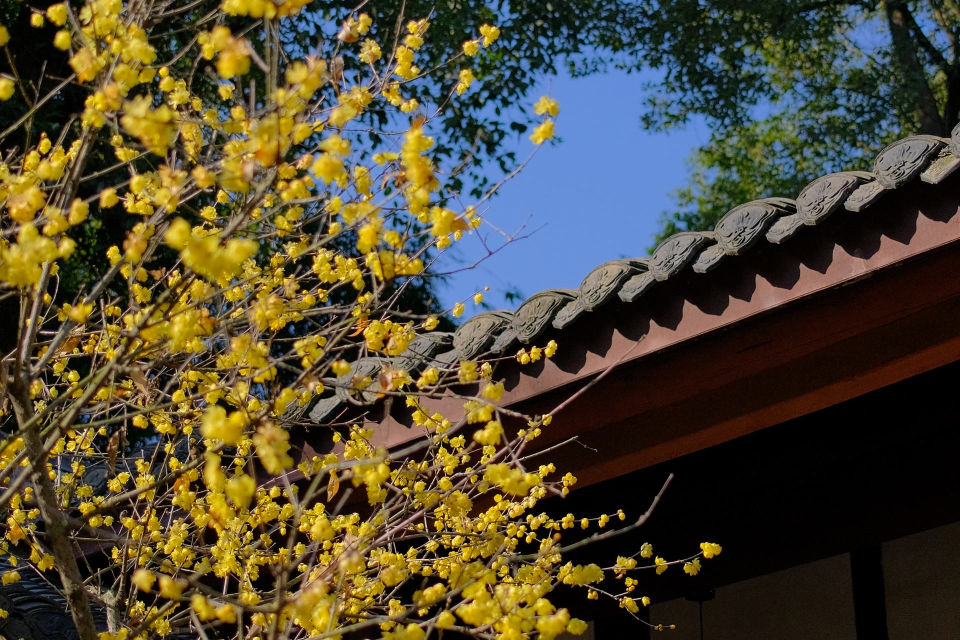
#> input picture img/desktop/2a930d7506.jpg, 1920 x 1280 px (shown at 1/2 size); its folder holds only this picture in this run
$ python process_images.py ../img/desktop out
#> lines starting #> are read from the running program, lines starting #| are printed output that depends on the picture
#!/usr/bin/env python3
"""
背景图片加工脚本（增量模式）

用法:
  python3 process_images.py <原图目录> <输出目录>

  原图目录: 存放原始高质量图片（不会被修改），建议单独目录长期保留
  输出目录: 加工后的成品（manifest.json + desktop/tablet/mobile/）

加工路径:
  原图 → 统一转RGB → 去EXIF+修正方向 → 限制分辨率 → WebP+JPG → 三档尺寸 → 输出清单

增量模式:
  - 输出目录已有 manifest.json 时，读取并合并，保留历史图片
  - 用原图内容的 MD5 作为文件名，相同图片不会重复加工
  - 新图追加到 manifest 末尾，旧图保持原有顺序
  - 孤立记录（文件已删但 manifest 还有）自动清理

输出标准:
  desktop:  长边 ≤ 1920px, WebP quality=75 / JPG quality=82
  tablet:   长边 ≤ 960px,  WebP quality=75 / JPG quality=82
  mobile:   长边 ≤ 480px,  WebP quality=75 / JPG quality=82

输出结构:
  输出目录/
  ├── desktop/    # 桌面端图
  ├── tablet/     # 平板端图
  ├── mobile/     # 手机端图
  └── manifest.json

工作流:
  1. 手机/相机拍的照片 → 丢进原图目录
  2. python3 process_images.py 原图目录 输出目录
  3. 脚本自动：跳过已加工的 → 加工新图 → 更新清单 → 清理孤立记录
  4. 原图目录永远不要删，它是质量源头
"""

import sys
import os
import io
import json
import hashlib
import shutil
from pathlib import Path

try:
    from PIL import Image
except ImportError:
    print("错误: 需要安装 Pillow")
    print("  pip3 install Pillow")
    print("  或用项目 venv: .venv/bin/python scripts/process_images.py img/source img")
    sys.exit(1)

# ── 输出标准 ──────────────────────────────────────────

SIZES = {
    "desktop": 1920,
    "tablet": 960,
    "mobile": 480,
}

# WebP 质量 (0-100)
WEBP_QUALITY = 75

# JPG 质量 (0-100)
JPG_QUALITY = 82

# 支持的输入格式
INPUT_EXTS = {".jpg", ".jpeg", ".png", ".webp", ".heic", ".bmp", ".tiff", ".tif"}

# ── 工具函数 ──────────────────────────────────────────

def file_hash(path, chunk_size=8192):
    """计算文件 MD5，用于生成唯一文件名和去重"""
    h = hashlib.md5()
    with open(path, "rb") as f:
        while chunk := f.read(chunk_size):
            h.update(chunk)
    return h.hexdigest()[:10]


def resize_image(img, max_long_side):
    """等比缩放，长边不超过 max_long_side"""
    w, h = img.size
    long_side = max(w, h)
    if long_side <= max_long_side:
        return img
    ratio = max_long_side / long_side
    new_w = int(w * ratio)
    new_h = int(h * ratio)
    return img.resize((new_w, new_h), Image.LANCZOS)


def strip_exif(img):
    """去除 EXIF 隐私信息，保留方向"""
    from PIL.Image import Transpose
    try:
        exif = img.getexif()
        orientation = exif.get(274, 1)  # 274 = Orientation tag
    except Exception:
        orientation = 1

    transpose_map = {
        2: Transpose.FLIP_LEFT_RIGHT,
        3: Transpose.ROTATE_180,
        4: Transpose.FLIP_TOP_BOTTOM,
        5: Transpose.TRANSPOSE,
        6: Transpose.ROTATE_270,
        7: Transpose.TRANSVERSE,
        8: Transpose.ROTATE_90,
    }
    if orientation in transpose_map:
        img = img.transpose(transpose_map[orientation])

    return img


def load_existing_manifest(output_dir):
    """读取已有的 manifest.json"""
    manifest_path = output_dir / "manifest.json"
    if not manifest_path.exists():
        return [], set()
    try:
        with open(manifest_path, "r", encoding="utf-8") as fp:
            data = json.load(fp)
        existing_ids = {item["id"] for item in data}
        return data, existing_ids
    except Exception:
        return [], set()


def estimate_jpg_quality(img):
    """从 JPG 量化表推算编码质量 (0-100)

    Pillow 保存 JPG 时用标准量化表 + quality 缩放。
    我们反过来：读取量化表，与标准表比较，推算 quality。
    如果无法推算，返回 None。
    """
    if img.format != "JPEG":
        return None
    try:
        qtables = img.quantization
        if not qtables or 0 not in qtables:
            return None
        # Pillow 标准量化表 (quality=50 时的基准表)
        std_luma = [
            16, 11, 10, 16, 24, 40, 51, 61,
            12, 12, 14, 19, 26, 58, 60, 55,
            14, 13, 16, 24, 40, 57, 69, 56,
            14, 17, 22, 29, 51, 87, 80, 62,
            18, 22, 37, 56, 68,109,103, 77,
            24, 35, 55, 64, 81,104,113, 92,
            49, 64, 78, 87,103,121,120,101,
            72, 92, 95, 98,112,100,103, 99,
        ]
        actual = qtables[0]
        if len(actual) != 64:
            return None
        # 用第一个元素的比例推算 quality
        # quality > 50: scale = 200 - 2*quality
        # quality <= 50: scale = 5000 / quality
        ratio = actual[0] / std_luma[0]
        if ratio < 1.0:
            # 高质量 (>50)
            quality = int((200 - ratio * 100) / 2)
        else:
            # 低质量 (<=50)
            quality = int(5000 / (ratio * 100))
        return max(1, min(100, quality))
    except Exception:
        return None


def save_jpg_adaptive(img, path, src_quality=None):
    """自适应质量保存 JPG

    策略：先以原图 quality 保存，如果文件大小在合理范围内就不降质。
    只在文件过大时才逐步降低 quality，直到满足大小限制。

    大小限制（按档位）：
      desktop (长边≤1920): ≤ 500KB
      tablet  (长边≤960):  ≤ 200KB
      mobile  (长边≤480):  ≤ 80KB
    """
    long_side = max(img.size)

    if long_side > 1200:
        max_kb = 500
    elif long_side > 600:
        max_kb = 200
    else:
        max_kb = 80

    # 起始 quality：原图 quality，上限为 JPG_QUALITY
    start_q = min(src_quality, JPG_QUALITY) if src_quality else JPG_QUALITY
    # 最低 quality
    min_q = 50

    # 先以起始 quality 保存
    buf = io.BytesIO()
    img.save(buf, "JPEG", quality=start_q, optimize=True, progressive=True)
    size_kb = buf.tell() / 1024

    if size_kb <= max_kb:
        # 文件大小已达标，直接保存
        with open(path, "wb") as f:
            f.write(buf.getvalue())
        return start_q, size_kb

    # 文件过大，逐步降 quality
    quality = start_q
    while quality > min_q and size_kb > max_kb:
        quality = max(quality - 5, min_q)
        buf = io.BytesIO()
        img.save(buf, "JPEG", quality=quality, optimize=True, progressive=True)
        size_kb = buf.tell() / 1024

    with open(path, "wb") as f:
        f.write(buf.getvalue())
    return quality, size_kb


def process_file(input_path, output_dir, base_name=None):
    """处理单个文件，返回 manifest 条目

    策略：
    - 如果原图尺寸 ≤ 目标档位尺寸，且原图是 JPG：直接复制，不重编码（零质量损失）
    - 如果原图尺寸 > 目标档位尺寸：缩放后编码
    - WebP 始终生成（格式转换必须编码，但质量独立控制）
    - 非 JPG 格式（PNG/HEIC等）：始终编码为 JPG
    - 重编码 JPG 时：先以原图 quality 保存，文件大小达标就不降质；过大才逐步降低 quality
    """
    import shutil

    try:
        img = Image.open(input_path)
    except Exception as e:
        print(f"  [跳过] 无法打开: {input_path.name} ({e})")
        return None

    need_encode = img.mode in ("RGBA", "P", "LA") or input_path.suffix.lower() not in (".jpg", ".jpeg")

    if img.mode in ("RGBA", "P", "LA"):
        bg = Image.new("RGB", img.size, (255, 255, 255))
        bg.paste(img, mask=img.split()[-1] if "A" in img.mode else None)
        img = bg
    elif img.mode != "RGB":
        img = img.convert("RGB")

    # EXIF 方向修正是像素级操作，必须重编码
    from PIL.Image import Transpose
    try:
        exif = img.getexif()
        orientation = exif.get(274, 1)
    except Exception:
        orientation = 1
    transpose_map = {
        2: Transpose.FLIP_LEFT_RIGHT,
        3: Transpose.ROTATE_180,
        4: Transpose.FLIP_TOP_BOTTOM,
        5: Transpose.TRANSPOSE,
        6: Transpose.ROTATE_270,
        7: Transpose.TRANSVERSE,
        8: Transpose.ROTATE_90,
    }
    if orientation != 1 and orientation in transpose_map:
        need_encode = True
        img = img.transpose(transpose_map[orientation])

    # 推算原图 JPG quality（可能为 None）
    src_quality = estimate_jpg_quality(img)

    if base_name is None:
        base_name = file_hash(input_path)

    entry = {"id": base_name, "sizes": {}}

    for size_name, max_px in SIZES.items():
        size_dir = output_dir / size_name
        size_dir.mkdir(parents=True, exist_ok=True)

        needs_resize = max(img.size) > max_px
        resized = resize_image(img, max_px) if needs_resize else img

        # WebP：始终生成（格式转换，必须编码）
        webp_path = size_dir / f"{base_name}.webp"
        resized.save(webp_path, "WEBP", quality=WEBP_QUALITY, method=6)

        # JPG：不需要缩放且不需要编码时，直接复制原图（零损失）
        jpg_path = size_dir / f"{base_name}.jpg"
        if not needs_resize and not need_encode:
            shutil.copy2(input_path, jpg_path)
            action = "复制"
            jpg_kb = input_path.stat().st_size / 1024
            out_quality = src_quality
        else:
            # 自适应质量：先以原图 quality 保存，过大才降质
            out_quality, jpg_kb = save_jpg_adaptive(
                resized, jpg_path, src_quality=src_quality
            )
            action = "缩放" if needs_resize else "转码"

        entry["sizes"][size_name] = {
            "webp": f"{size_name}/{base_name}.webp",
            "jpg": f"{size_name}/{base_name}.jpg",
            "w": resized.width,
            "h": resized.height,
            "action": action,
        }

    quality_info = f"q={src_quality}" if src_quality else "q=N/A"
    print(f"  [完成] {input_path.name} → {base_name} "
          f"({img.size[0]}x{img.size[1]}, 原图{quality_info})")
    return entry


# ── 更新 FALLBACK_IMAGES ────────────────────────────────

def update_fallback_images(manifest, bg_js_path):
    """更新 js/background.js 中的 FALLBACK_IMAGES，与 manifest.json 保持同步"""
    import re

    if not bg_js_path.exists():
        print(f"  [跳过] 未找到 {bg_js_path}")
        return

    # 从 manifest 生成 FALLBACK_IMAGES 内容
    fallback_lines = []
    for item in manifest:
        desktop = item.get("sizes", {}).get("desktop", {})
        if not desktop:
            continue
        jpg = desktop.get("jpg", "")
        webp = desktop.get("webp", "")
        fallback_lines.append(
            f"        {{ desktop: {{ jpg: '{jpg}', webp: '{webp}' }} }}"
        )

    new_fallback = "var FALLBACK_IMAGES = [\n" + ",\n".join(fallback_lines) + ",\n      ];"

    # 读取 background.js
    with open(bg_js_path, "r", encoding="utf-8") as f:
        content = f.read()

    # 用正则替换 FALLBACK_IMAGES 块
    pattern = r'var FALLBACK_IMAGES = \[.*?\];'
    new_content = re.sub(pattern, new_fallback, content, flags=re.DOTALL)

    if new_content == content:
        print(f"  [跳过] FALLBACK_IMAGES 无需更新")
        return

    with open(bg_js_path, "w", encoding="utf-8") as f:
        f.write(new_content)

    print(f"  [更新] FALLBACK_IMAGES → {len(fallback_lines)} 张图片")


# ── 主流程 ────────────────────────────────────────────

def main():
    if len(sys.argv) < 3:
        print(__doc__)
        sys.exit(1)

    input_dir = Path(sys.argv[1])
    output_dir = Path(sys.argv[2])

    if not input_dir.is_dir():
        print(f"错误: 输入目录不存在: {input_dir}")
        sys.exit(1)

    if input_dir.resolve() == output_dir.resolve():
        print("错误: 原图目录和输出目录不能相同")
        print("建议: 原图放 img/source/，输出放 img/")
        sys.exit(1)

    # ── 增量：加载已有 manifest ────────────────────────
    manifest, existing_ids = load_existing_manifest(output_dir)

    # 清理孤立条目
    pruned = []
    clean_manifest = []
    for item in manifest:
        webp_rel = item.get("sizes", {}).get("desktop", {}).get("webp", "")
        if webp_rel and (output_dir / webp_rel).exists():
            clean_manifest.append(item)
        else:
            pruned.append(item["id"])
    if pruned:
        print(f"清理 {len(pruned)} 条孤立记录: {', '.join(pruned)}")
        manifest = clean_manifest
        existing_ids = {item["id"] for item in manifest}

    print(f"已有图片: {len(manifest)} 张" if manifest else "首次加工")

    # 收集原图
    files = sorted([
        f for f in input_dir.iterdir()
        if f.is_file() and f.suffix.lower() in INPUT_EXTS
    ])

    if not files:
        print(f"未在 {input_dir} 中找到支持的图片文件")
        sys.exit(1)

    # 筛选新图（MD5 去重）
    new_files = []
    skipped = 0
    for f in files:
        fid = file_hash(f)
        if fid in existing_ids:
            skipped += 1
        else:
            new_files.append((f, fid))

    if skipped:
        print(f"跳过 {skipped} 张已加工的图片")

    # 始终更新 FALLBACK_IMAGES（即使没有新图）
    update_fallback_images(manifest, output_dir.parent / "js" / "background.js")

    if not new_files:
        print("没有新图片需要加工")
        return

    print(f"新增 {len(new_files)} 张图片，开始加工...\n")

    for i, (f, fid) in enumerate(new_files, 1):
        print(f"[{i}/{len(new_files)}] {f.name}")
        entry = process_file(f, output_dir, base_name=fid)
#> in process_file, img is the input picture: PIL image 1920x1280 RGB; mean R, G, B 80.6, 73.5, 50.9
#> in process_file, `orientation = exif.get(274, 1)`: orientation = 1
#> in estimate_jpg_quality, `qtables = img.quantization`: qtables = 2 items
#> in estimate_jpg_quality, `actual = qtables[0]`: actual = 64 values, max 56 at index 53, min 5 at index 1, mean 26.44
#> in estimate_jpg_quality, `ratio = actual[0] / std_luma[0]`: ratio = 0.438
#> in estimate_jpg_quality, `quality = int((200 - ratio * 100) / 2)`: quality = 78
#> the loop in process_file, `for size_name, max_px in SIZES.items():` made 3 passes
#> (start_q in save_jpg_adaptive, jpg_kb) on passes 2 to 3: (78, 146.8), (78, 45.99)
#> pass 2, in process_file, `resized = resize_image(img, max_px) if needs_resize else img`:
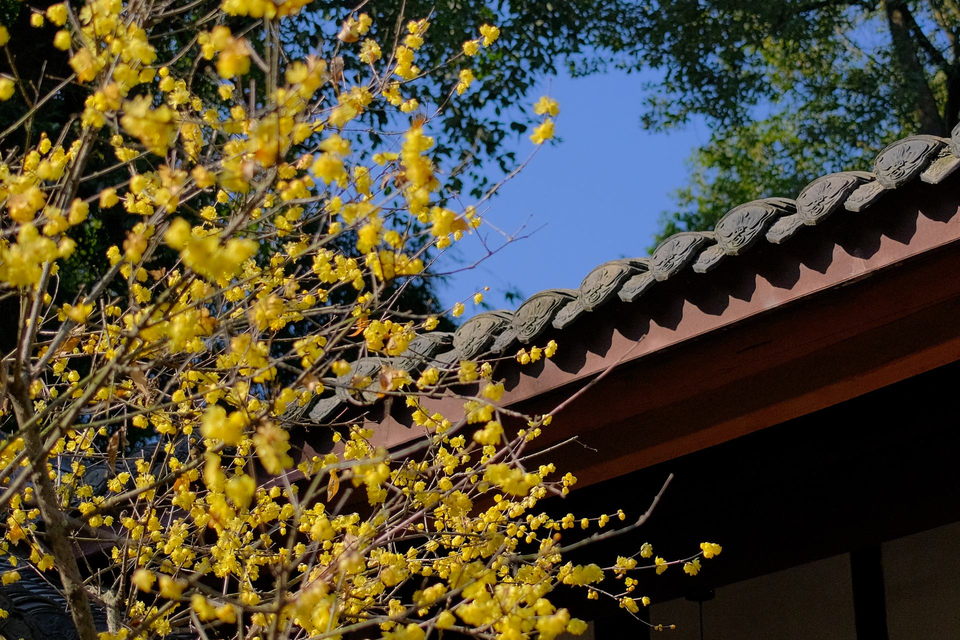
#> resized: PIL image 960x640 RGB; mean R, G, B 80.6, 73.5, 51
#> pass 3, in process_file, `resized = resize_image(img, max_px) if needs_resize else img`:
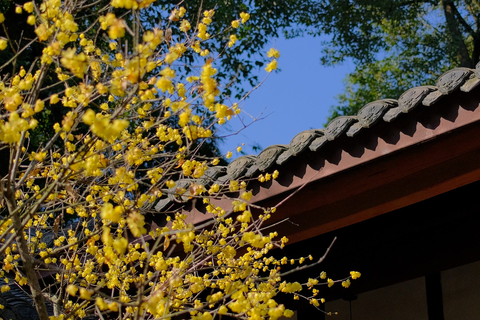
#> resized: PIL image 480x320 RGB; mean R, G, B 80.6, 73.5, 51
#> after the loop in process_file, `for size_name, max_px in SIZES.items():`: entry = 2 items
#> in process_file, `quality_info = f"q={src_quality}" if src_quality else "q=N/A"`: quality_info = 'q=78'
#|   [完成] 2a930d7506.jpg → 42a231fd46 (1920x1280, 原图q=78)
#> entry = 2 items
        if entry:
            manifest.append(entry)

    # 写入清单
    manifest_path = output_dir / "manifest.json"
    with open(manifest_path, "w", encoding="utf-8") as fp:
        json.dump(manifest, fp, ensure_ascii=False, indent=2)

    # 统计
    print(f"\n{'='*50}")
    print(f"新增: {len(new_files)} 张, 跳过: {skipped} 张")
    print(f"总计: {len(manifest)} 张背景图")
#| 总计: 1 张背景图
    print(f"原图目录: {input_dir}")
    print(f"输出目录: {output_dir}")

    total = 0
    for size_name in SIZES:
        size_dir = output_dir / size_name
        if not size_dir.exists():
            continue
        size_total = sum(f.stat().st_size for f in size_dir.iterdir() if f.is_file())
        total += size_total
        print(f"  {size_name}: {len(list(size_dir.iterdir()))} 文件, "
              f"{size_total/1024:.0f}KB")
    print(f"  总计: {total/1024/1024:.1f}MB")
    print(f"\n清单文件: {manifest_path}")


if __name__ == "__main__":
    main()
